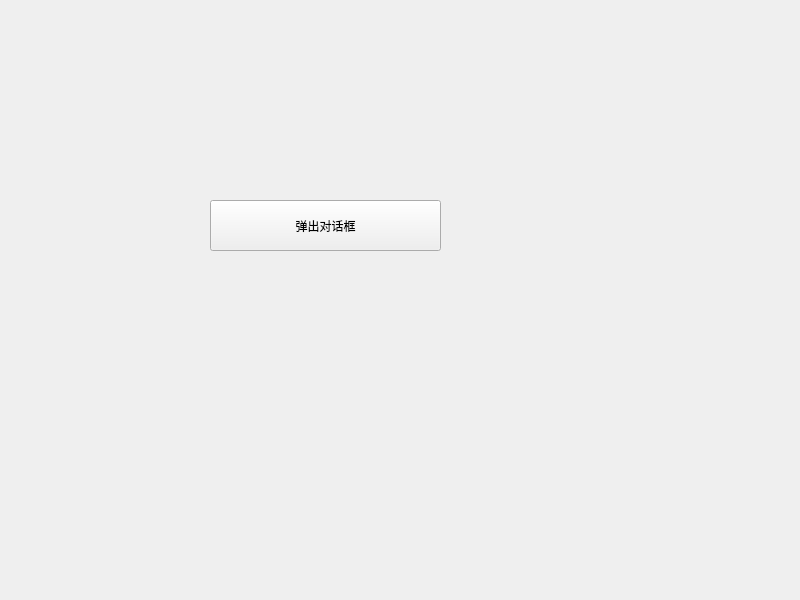
<?xml version="1.0" encoding="UTF-8"?>
<ui version="4.0">
 <class>Widget</class>
 <widget class="QWidget" name="Widget">
  <property name="geometry">
   <rect>
    <x>0</x>
    <y>0</y>
    <width>800</width>
    <height>600</height>
   </rect>
  </property>
  <property name="windowTitle">
   <string>Widget</string>
  </property>
  <widget class="QPushButton" name="pushButton">
   <property name="geometry">
    <rect>
     <x>210</x>
     <y>200</y>
     <width>231</width>
     <height>51</height>
    </rect>
   </property>
   <property name="text">
    <string>弹出对话框</string>
   </property>
  </widget>
 </widget>
 <resources/>
 <connections/>
</ui>
